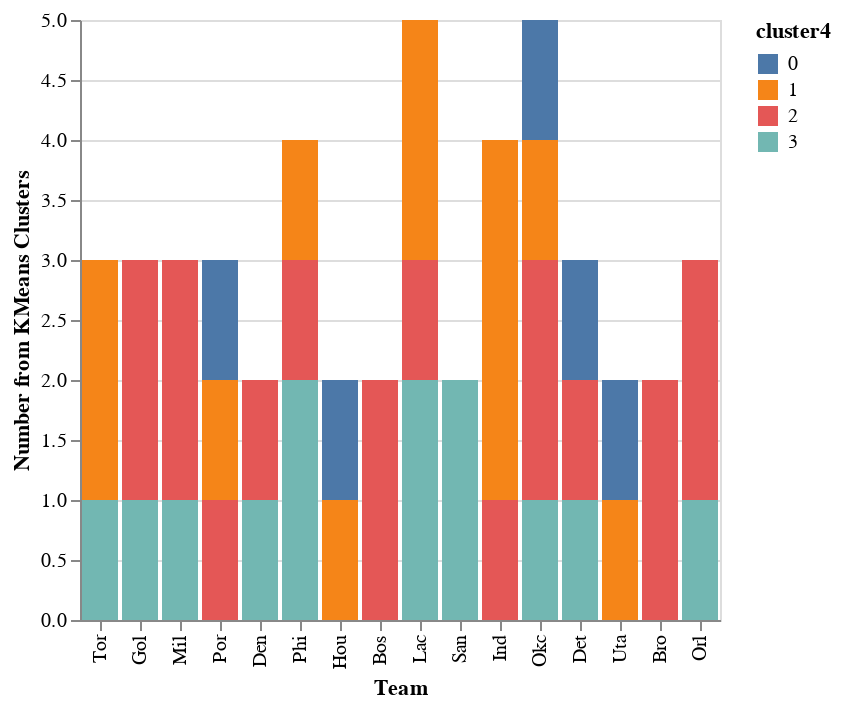

Notebook source saved alongside this figure:
### Code cell
alt.Chart(playoff_teams).mark_bar().encode(
    x=alt.X('team:N', sort=team_order, axis=alt.Axis(title='Team')),
    y=alt.Y('sum(num)', axis=alt.Axis(title='Number from KMeans Clusters')),
    color='cluster4:N'
)

### Figure 1 — Vega-Lite specification as saved in the notebook (floating-point values rounded to 4 significant figures)
{"config": {"view": {"continuousWidth": 400, "continuousHeight": 300}}, "data": {"name": "data-e7c5a7836266d32842126d871fa381e9"}, "mark": "bar", "encoding": {"color": {"type": "nominal", "field": "cluster4"}, "x": {"type": "nominal", "axis": {"title": "Team"}, "field": "team", "sort": ["Tor", "Gol", "Mil", "Por", "Den", "Phi", "Hou", "Bos", "Lac", "San", "Ind", "Okc", "Det", "Uta", "Bro", "Orl"]}, "y": {"type": "quantitative", "aggregate": "sum", "axis": {"title": "Number from KMeans Clusters"}, "field": "num"}}, "$schema": "https://vega.github.io/schema/vega-lite/v4.8.1.json", "datasets": {"data-e7c5a7836266d32842126d871fa381e9": [{"team": "Tor", "cluster4": 1.0, "num": 2}, {"team": "Tor", "cluster4": 3.0, "num": 1}, {"team": "Gol", "cluster4": 2.0, "num": 2}, {"team": "Gol", "cluster4": 3.0, "num": 1}, {"team": "Mil", "cluster4": 2.0, "num": 2}, {"team": "Mil", "cluster4": 3.0, "num": 1}, {"team": "Por", "cluster4": 0.0, "num": 1}, {"team": "Por", "cluster4": 1.0, "num": 1}, {"team": "Por", "cluster4": 2.0, "num": 1}, {"team": "Den", "cluster4": 2.0, "num": 1}, {"team": "Den", "cluster4": 3.0, "num": 1}, {"team": "Phi", "cluster4": 1.0, "num": 1}, {"team": "Phi", "cluster4": 2.0, "num": 1}, {"team": "Phi", "cluster4": 3.0, "num": 2}, {"team": "Hou", "cluster4": 0.0, "num": 1}, {"team": "Hou", "cluster4": 1.0, "num": 1}, {"team": "Bos", "cluster4": 2.0, "num": 2}, {"team": "Lac", "cluster4": 1.0, "num": 2}, {"team": "Lac", "cluster4": 2.0, "num": 1}, {"team": "Lac", "cluster4": 3.0, "num": 2}, {"team": "San", "cluster4": 3.0, "num": 2}, {"team": "Ind", "cluster4": 1.0, "num": 3}, {"team": "Ind", "cluster4": 2.0, "num": 1}, {"team": "Okc", "cluster4": 0.0, "num": 1}, {"team": "Okc", "cluster4": 1.0, "num": 1}, {"team": "Okc", "cluster4": 2.0, "num": 2}, {"team": "Okc", "cluster4": 3.0, "num": 1}, {"team": "Det", "cluster4": 0.0, "num": 1}, {"team": "Det", "cluster4": 2.0, "num": 1}, {"team": "Det", "cluster4": 3.0, "num": 1}, {"team": "Uta", "cluster4": 0.0, "num": 1}, {"team": "Uta", "cluster4": 1.0, "num": 1}, {"team": "Bro", "cluster4": 2.0, "num": 2}, {"team": "Orl", "cluster4": 2.0, "num": 2}, {"team": "Orl", "cluster4": 3.0, "num": 1}]}}
